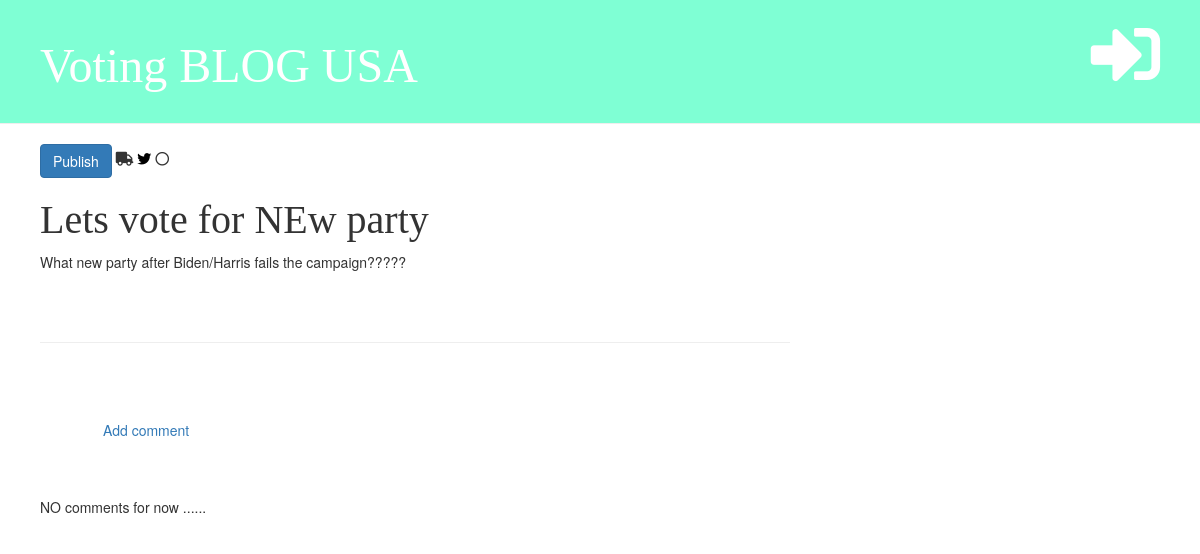
/post/16/, run on an earlier commit of the app's database.
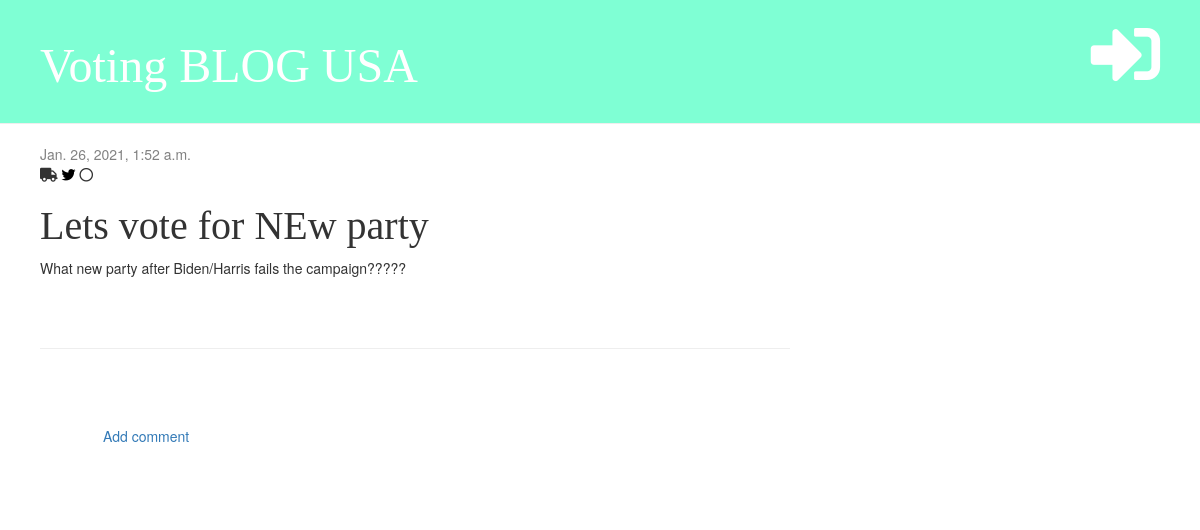
And on a later commit of the database.
### blog/models.py (models this page shows, shortened)
class Post(models.Model):
    author = models.ForeignKey('auth.User', on_delete=models.CASCADE)
    title = models.CharField(max_length=288)
    text = models.TextField()
    created_date = models.DateTimeField(default=timezone.now)
    published_date = models.DateTimeField(blank=True, null=True)

### blog/views.py (the view)
# urls.py: path('post/<int:pk>/', views.post_detail, name='post_detail'),
def post_detail(request, pk):  # as soon as you click on page
    post = get_object_or_404(Post, pk=pk)
    stuff_for_frontend = {'post': post}
    return render(request, 'blog/post_detail.html', stuff_for_frontend)

### blog/templates/blog/post_detail.html (shortened to what this page needs)
{% extends 'blog/Base.html' %}
{% block content %}
        <div class="post">
            {% if post.published_date %}
                <div class="date">
                    {{post.published_date}}
                </div>
             {% else %}
                <a href="{% url 'post_publish' pk=post.pk %}" class="btn btn-primary">Publish</a>
             {% endif %}
                <i class="fa fa-truck" aria-hidden="true"></i>
            <i class="fa fa-twitter" style="color:#000000"></i>
            <i class="fa fa-circle-o"></i>
            <h1>{{ post.title }}</h1>
            <p>{{ post.text|linebreaksbr }}</p>
        </div>
        <hr>
        <a href="{%url 'add_comment_to_post' pk=post.pk %}" class="btn btn-secondary">Add comment</a>
        {% for comment in post.comments.all %}
            {% if user.is_authenticated or comment.approved %}
             <div class="comment">
                <div class="date">
                     {{ comment.created_date }}
                </div>
                {% if not comment.approved and user.is_superuser %}
                    <a href="{%url 'comment_approve' pk=comment.pk%}"><i class="fa fa-check-square"></i></a>
                    <a href="{%url 'comment_remove' pk=comment.pk %}"><i class="fa fa-trash-alt"></i></a>
                {% endif %}
                      <strong>{{ comment.author }}</strong>
                      <p>{{ comment.text }}</p>
                      </div>
                {% endif %}
            {% empty %}
                 <p>NO comments for now ......</p>
        {% endfor %}
{% endblock %}

What changed in the data, as far as the page shows it:
changed Post "Lets vote for NEw party": published_date (not shown) → "Jan. 26, 2021, 1:52 a.m."
Also different on the page:
text no longer shown: "Publish NO comments for now ......"
